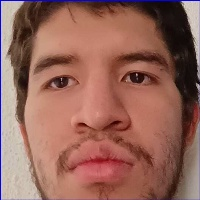
#> input picture imagenes/Cristian Alejandro/rostro_0.jpg, 200 x 200 px; its folder holds only this picture in this run
$ python entrenar_modelo.py
#> lines starting #> are read from the running program, lines starting #| are printed output that depends on the picture
import cv2
import os
import numpy as np

# Crear el reconocedor facial usando LBPH
face_recognizer = cv2.face.LBPHFaceRecognizer_create()

# Leer las imágenes capturadas
data_path = 'imagenes/'
people = os.listdir(data_path)

labels = []
faces_data = []
label = 0

for person in people:
    person_path = data_path + person

    for file_name in os.listdir(person_path):
        print(f"Entrenando con imagen {file_name}")
        image_path = person_path + '/' + file_name
        image = cv2.imread(image_path, 0)  # Cargar en escala de grises
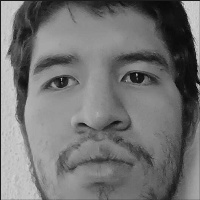
#> image: shape (200, 200); min 3, max 214, mean 114.4
        faces_data.append(image)
        labels.append(label)

    label += 1
#> pass 2 of the loop `for person in people:`:
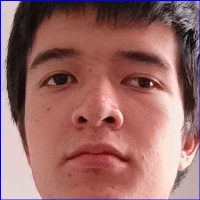
#> input picture imagenes/Juan Eduardo/rostro_0.jpg, 200 x 200 px
#> `image = cv2.imread(image_path, 0)`:
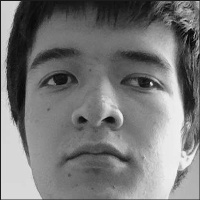
#> image: shape (200, 200); min 3, max 244, mean 119.7

# Entrenar el reconocedor con los datos de los rostros y sus etiquetas
face_recognizer.train(faces_data, np.array(labels))

# Guardar el modelo entrenado
face_recognizer.write('modelo_LBPH.xml')

# Guardar los nombres y sus etiquetas en un archivo
with open('nombres.txt', 'w') as f:
    for i, person in enumerate(people):
        f.write(f"{i},{person}\n")

print("Modelo entrenado y guardado con éxito.")
